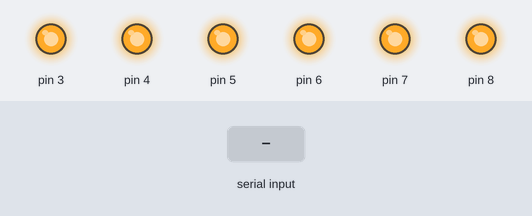
Bench run of a sketch on a simulated Arduino Uno, built with avr-gcc and run on an emulated ATmega328P. Shown: output pins drawn as LEDs (lit = HIGH). The test bench sets the inputs (shaded band). What the sketch prints to the serial monitor is not drawn.

Above: at 1.2 s.
1.3 s: "TOGGLE_PIN3\n" received over Serial
At 3.2 s:
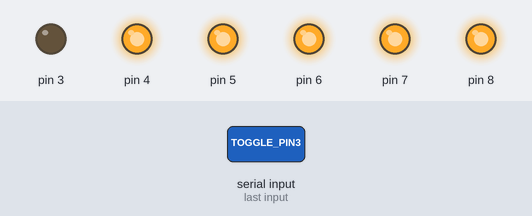
3.5 s: "TOGGLE_PIN4\n" received over Serial
At 4.9 s:
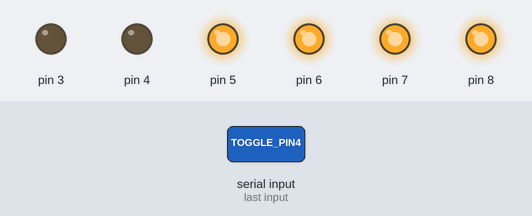
5.5 s: "TOGGLE_PIN5\n" received over Serial
At 6.5 s:
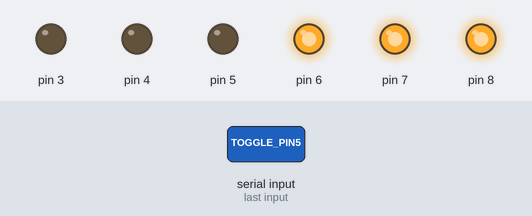
7.5 s: "TOGGLE_PIN6\n" received over Serial
At 9.2 s:
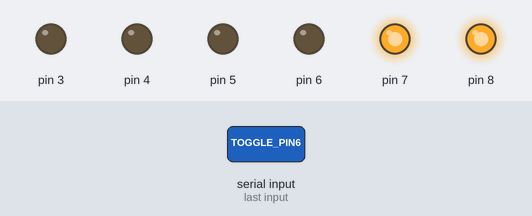
9.5 s: "TOGGLE_PIN7\n" received over Serial
At 10.8 s:
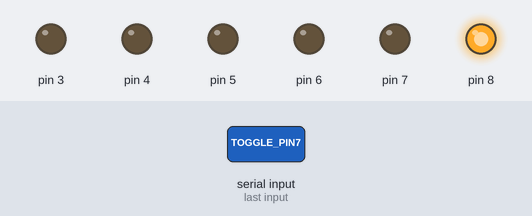
11.5 s: "TOGGLE_PIN8\n" received over Serial
At 12.3 s:
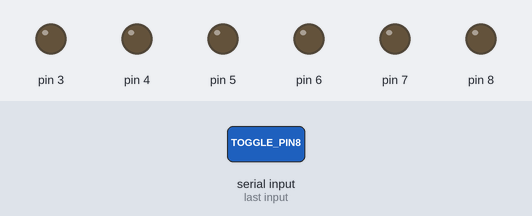
Timing chart, 0 to 14.5 s (numbered marks = the images above; inputs shaded):
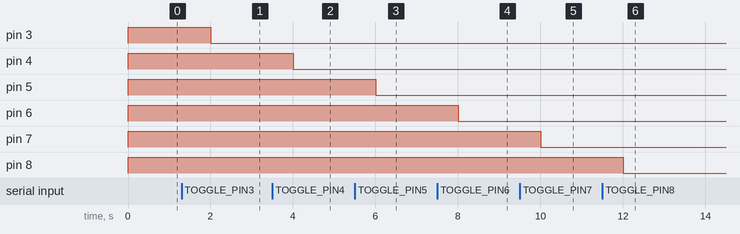

The sketch:

script.ino
```cpp
#include <Wire.h>
#include <Adafruit_AHTX0.h>

Adafruit_AHTX0 aht;

int pin3State = HIGH;
int pin4State = HIGH;
int pin5State = HIGH;
int pin6State = HIGH;
int pin7State = HIGH;
int pin8State = HIGH;

int soilMoisturePin1 = A0;
int soilMoisturePin2 = A1;

void setup() {
  Serial.begin(115200);
  Wire.begin();

  pinMode(3, OUTPUT);
  pinMode(4, OUTPUT);
  pinMode(5, OUTPUT);
  pinMode(6, OUTPUT);
  pinMode(7, OUTPUT);
  pinMode(8, OUTPUT);
  digitalWrite(3, pin3State);
  digitalWrite(4, pin4State);
  digitalWrite(5, pin5State);
  digitalWrite(6, pin6State);
  digitalWrite(7, pin7State);
  digitalWrite(8, pin8State);


  if (!aht.begin()) {
    Serial.println("Couldn't find AHT20 sensor!");
    while (1);
  }

  Serial.println("AHT20 Sensor Initialized.");
}

void loop() {
  if (Serial.available()) {
    String command = Serial.readStringUntil('\n');

    if (command == "GET_DATA") {
      sensors_event_t humidity, temperature;
      aht.getEvent(&humidity, &temperature);

      int soilMoisture1 = analogRead(soilMoisturePin1);
      int soilMoisture2 = analogRead(soilMoisturePin2);

      float soilMoisture1Percentage = map(soilMoisture1, 550, 250, 0, 100);
      float soilMoisture2Percentage = map(soilMoisture2, 550, 250, 0, 100);

soilMoisture1Percentage = constrain(soilMoisture1Percentage, 0, 100);
soilMoisture2Percentage = constrain(soilMoisture2Percentage, 0, 100);

    Serial.println(String(temperature.temperature) + "," + String(humidity.relative_humidity) + "," + String(soilMoisture1Percentage) + "," + String(soilMoisture2Percentage));

    }
    if (command == "TOGGLE_PIN3") {
      pin3State = (pin3State == LOW) ? HIGH : LOW;
      digitalWrite(3, pin3State);
    }
    if (command == "TOGGLE_PIN4") {
      pin4State = (pin4State == LOW) ? HIGH : LOW;
      digitalWrite(4, pin4State);
    }
    if (command == "TOGGLE_PIN5") {
      pin5State = (pin5State == LOW) ? HIGH : LOW;
      digitalWrite(5, pin5State);
    }
    if (command == "TOGGLE_PIN6") {
      pin6State = (pin6State == LOW) ? HIGH : LOW;
      digitalWrite(6, pin6State);
    }
    if (command == "TOGGLE_PIN7") {
      pin7State = (pin7State == LOW) ? HIGH : LOW;
      digitalWrite(7, pin7State);
    }
    if (command == "TOGGLE_PIN8") {
      pin8State = (pin8State == LOW) ? HIGH : LOW;
      digitalWrite(8, pin8State);
    }
  }

  delay(1000);
}
```

Measured:
- after the input at 1.3 s, pin 3: HIGH → LOW after 0.70 s
- after the input at 3.5 s, pin 4: HIGH → LOW after 0.50 s
- after the input at 5.5 s, pin 5: HIGH → LOW after 0.50 s
- after the input at 7.5 s, pin 6: HIGH → LOW after 0.50 s
- after the input at 9.5 s, pin 7: HIGH → LOW after 0.50 s
- after the input at 11.5 s, pin 8: HIGH → LOW after 0.50 s
